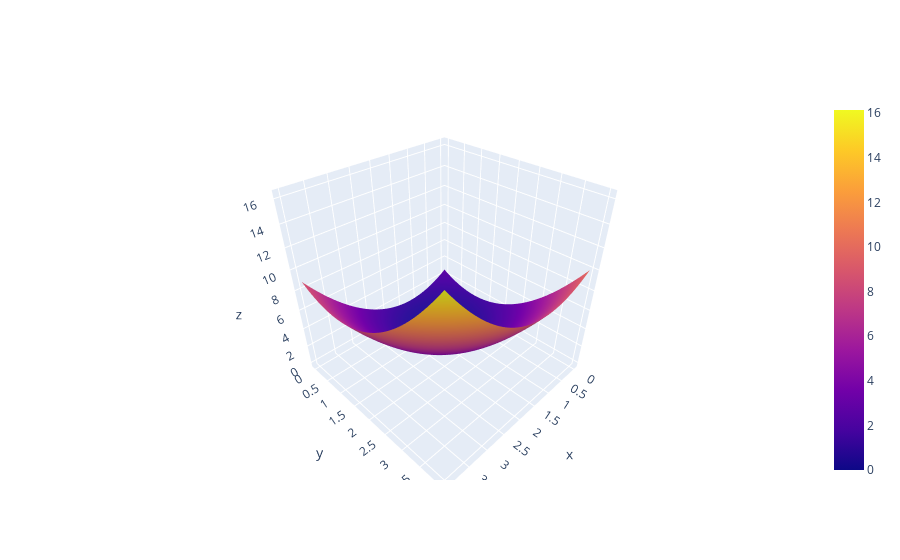

Here is the notebook cell this chart was saved with:
### Code cell
x = np.linspace(0, 4, 100)
y = np.linspace(0, 4, 100)
xGrid, yGrid = np.meshgrid(y, x)
a=1
b=2
z = (xGrid - 1.23)**2 + (yGrid -1.09)**2

fig = go.Figure(data=[go.Surface(x=xGrid,y=yGrid,z=z)])
fig.show()

### Figure 1 — Plotly figure (JSON) as saved in the notebook; plotly's stock layout.template omitted (floating-point values rounded to 4 significant figures; data arrays with more than 128 entries replaced by an {"elided": "..."} marker saying what was removed)
{"data": [{"type": "surface", "x": {"elided": "100x100 float values"}, "y": {"elided": "100x100 float values"}, "z": {"elided": "100x100 float values"}}], "layout": {}}
